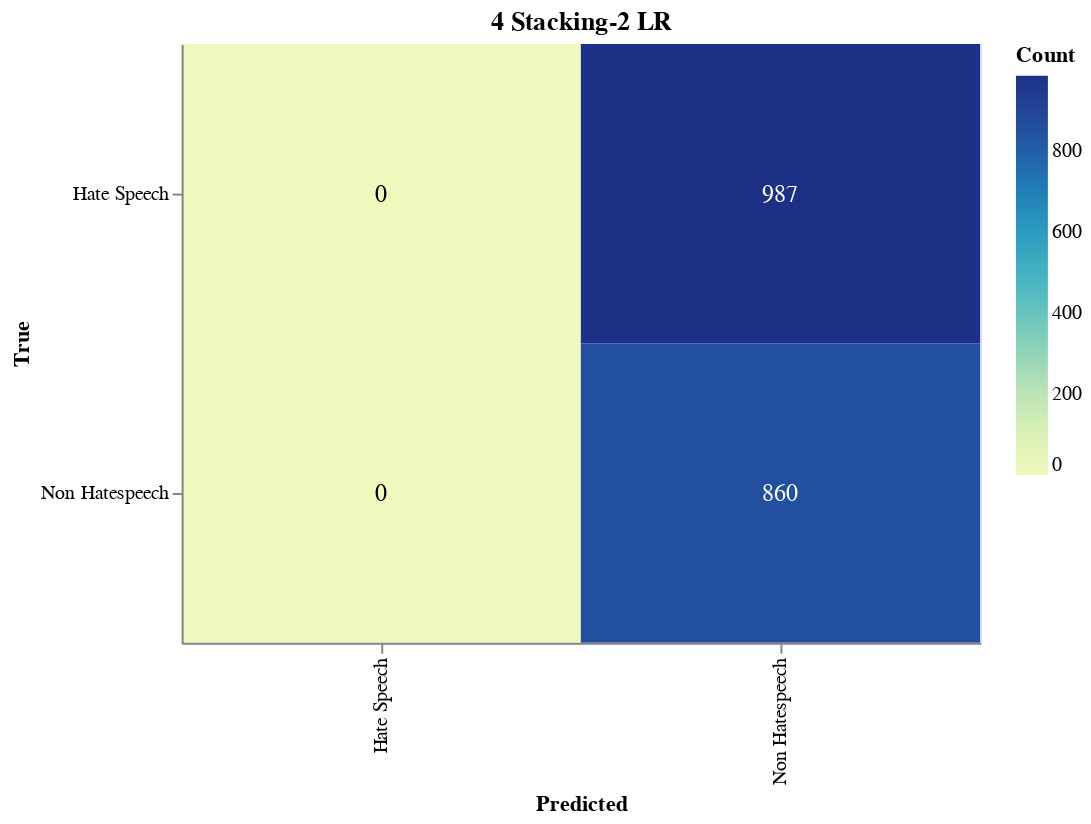

Notebook cell for this chart:
### Markdown cell above
#### Save Confusion Matrix

### Code cell
import altair as alt
import altair_saver
import pandas as pd
from sklearn.metrics import confusion_matrix

# Calculate the confusion matrix
cm = confusion_matrix(true_labels, adjusted_predictions)

# Define class names
class_names = ['Hate Speech', 'Non Hatespeech']

# Convert confusion matrix to DataFrame
cm_df = pd.DataFrame(cm, index=class_names, columns=class_names).reset_index().melt(id_vars='index')
cm_df.columns = ['True', 'Predicted', 'Count']

# Ensure the order of categories
cm_df['True'] = pd.Categorical(cm_df['True'], categories=class_names, ordered=True)
cm_df['Predicted'] = pd.Categorical(cm_df['Predicted'], categories=class_names, ordered=True)

# Create the Altair plot
heatmap = alt.Chart(cm_df).mark_rect().encode(
    x=alt.X('Predicted:O', sort=class_names),
    y=alt.Y('True:O', sort=class_names),
    color='Count:Q',
    tooltip=['True', 'Predicted', 'Count']
).properties(
    width=400,
    height=300,
    title='4 Stacking-2 LR'
)

# Add text labels
text = heatmap.mark_text(
    align='center',
    baseline='middle',
    fontSize=12
).encode(
    text='Count:Q',
    color=alt.condition(
        alt.datum.Count > cm.max() / 2,
        alt.value('white'),
        alt.value('black')
    )
)

# Combine heatmap and text
final_chart = heatmap + text

# Display the plot
final_chart.show()

### Figure 1 — Vega-Lite specification as saved in the notebook (floating-point values rounded to 4 significant figures)
{"config": {"view": {"continuousWidth": 300, "continuousHeight": 300}}, "layer": [{"mark": {"type": "rect"}, "encoding": {"color": {"field": "Count", "type": "quantitative"}, "tooltip": [{"field": "True", "type": "ordinal"}, {"field": "Predicted", "type": "ordinal"}, {"field": "Count", "type": "quantitative"}], "x": {"field": "Predicted", "sort": ["Hate Speech", "Non Hatespeech"], "type": "ordinal"}, "y": {"field": "True", "sort": ["Hate Speech", "Non Hatespeech"], "type": "ordinal"}}, "title": "4 Stacking-2 LR"}, {"mark": {"type": "text", "align": "center", "baseline": "middle", "fontSize": 12}, "encoding": {"color": {"condition": {"test": "(datum.Count > 493.5)", "value": "white"}, "value": "black"}, "text": {"field": "Count", "type": "quantitative"}, "tooltip": [{"field": "True", "type": "ordinal"}, {"field": "Predicted", "type": "ordinal"}, {"field": "Count", "type": "quantitative"}], "x": {"field": "Predicted", "sort": ["Hate Speech", "Non Hatespeech"], "type": "ordinal"}, "y": {"field": "True", "sort": ["Hate Speech", "Non Hatespeech"], "type": "ordinal"}}, "title": "4 Stacking-2 LR"}], "data": {"name": "data-010c52edfd2079f09c0236dffc020b77"}, "height": 300, "width": 400, "$schema": "https://vega.github.io/schema/vega-lite/v5.17.0.json", "datasets": {"data-010c52edfd2079f09c0236dffc020b77": [{"True": "Hate Speech", "Predicted": "Hate Speech", "Count": 0}, {"True": "Non Hatespeech", "Predicted": "Hate Speech", "Count": 0}, {"True": "Hate Speech", "Predicted": "Non Hatespeech", "Count": 987}, {"True": "Non Hatespeech", "Predicted": "Non Hatespeech", "Count": 860}]}}
